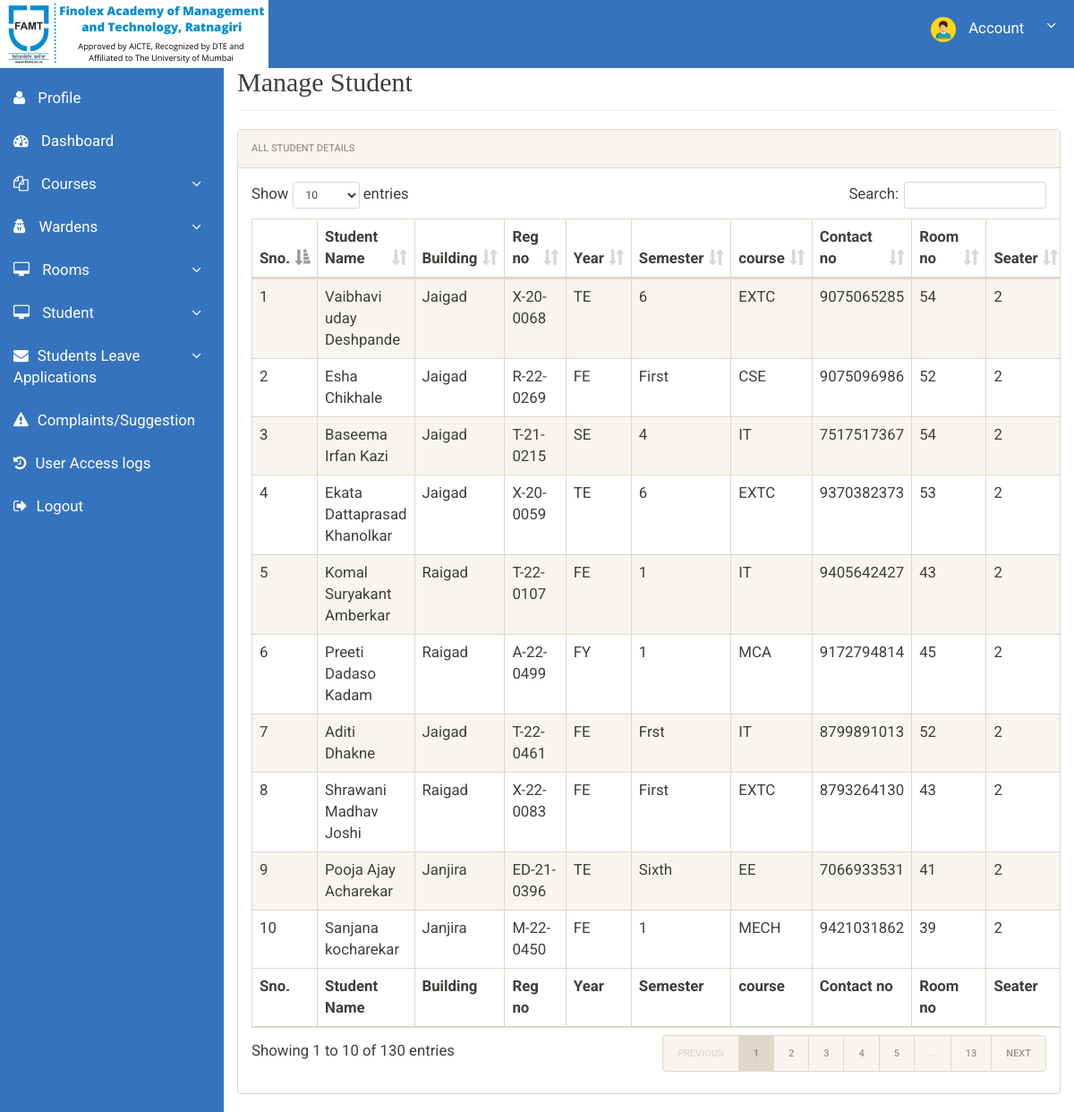
Page /admin/manage-students.php (signed in) on the committed database.
### tables this page shows
CREATE TABLE `registration` (
  `id` int(11) NOT NULL,
  `roomno` int(11) NOT NULL,
  `Building` varchar(100) NOT NULL,
  `seater` int(11) NOT NULL,
  `feespm` int(11) NOT NULL,
  `fpm` varchar(100) NOT NULL,
  `frn` varchar(100) NOT NULL DEFAULT '',
  `foodstatus` int(11) NOT NULL,
  `stayfrom` date DEFAULT NULL,
  `duration` int(11) NOT NULL,
  `course` varchar(500) NOT NULL,
  `semester` varchar(100) NOT NULL,
  `branch` varchar(100) NOT NULL,
  `regno` varchar(100) NOT NULL,
  `firstName` varchar(500) NOT NULL,
  `middleName` varchar(500) NOT NULL DEFAULT ' ',
  `lastName` varchar(500) NOT NULL,
  `gender` varchar(250) NOT NULL,
  `contactno` bigint(11) NOT NULL,
  `emailid` varchar(500) DEFAULT NULL,
  `password` varchar(100) NOT NULL,
  `egycontactno` bigint(11) NOT NULL,
  `guardianName` varchar(500) DEFAULT NULL,
  `guardianRelation` varchar(500) DEFAULT NULL,
  `guardianContactno` bigint(11) DEFAULT NULL,
  `corresAddress` varchar(500) DEFAULT NULL,
  `corresCIty` varchar(500) DEFAULT NULL,
  `corresState` varchar(500) DEFAULT NULL,
  `corresPincode` int(11) DEFAULT NULL,
  `pmntAddress` varchar(500) DEFAULT NULL,
  `pmntCity` varchar(500) DEFAULT NULL,
  `pmnatetState` varchar(500) DEFAULT NULL,
  `pmntPincode` int(11) DEFAULT NULL,
  `postingDate` timestamp NOT NULL DEFAULT current_timestamp(),
  `updationDate` varchar(500) DEFAULT NULL,
  `leaveapplication` varchar(255) DEFAULT NULL,
  `leaveapplicationstatus` varchar(255) DEFAULT '',
  `complaint` varchar(255) NOT NULL DEFAULT ' '
);

### admin/manage-students.php (the view, shortened to what this page needs)
<?php
include('includes/config.php');
?>
<!doctype html>
<html lang="en" class="no-js">
<head>
	<link rel="stylesheet" href="css/font-awesome.min.css">
	<link rel="stylesheet" href="css/bootstrap.min.css">
	<link rel="stylesheet" href="css/dataTables.bootstrap.min.css">
	<link rel="stylesheet" href="css/bootstrap-social.css">
	<link rel="stylesheet" href="css/bootstrap-select.css">
	<link rel="stylesheet" href="css/fileinput.min.css">
	<link rel="stylesheet" href="css/awesome-bootstrap-checkbox.css">
	<link rel="stylesheet" href="css/style.css">
</head>
<body>
	<?php include('includes/header.php'); ?>
	<div class="ts-main-content">
		<?php include('includes/sidebar.php'); ?>
		<div class="content-wrapper">
			<div class="container-fluid">
				<div class="row">
					<div class="col-md-12">
						<h2 class="page-title">Manage Student</h2>
						<div class="panel panel-default">
							<div class="panel-heading">All Student Details</div>
							<div class="panel-body" style="overflow:auto">
								<table id="zctb" class="display table table-striped table-bordered table-hover" cellspacing="0" width="100%">
									<thead>
										<tr>
											<th>Sno.</th>
											<th>Student Name</th>
											<th>Building</th>
											<th>Reg no</th>
											<th>Year</th>
											<th>Semester</th>
											<th>course</th>
											<th>Contact no </th>
											<th>Room no </th>
											<th>Seater </th>
										</tr>
									</thead>
									<tfoot>
										<tr>
											<th>Sno.</th>
											<th>Student Name</th>
											<th>Building</th>
											<th>Reg no</th>
											<th>Year</th>
											<th>Semester</th>
											<th>course</th>
											<th>Contact no </th>
											<th>Room no </th>
											<th>Seater </th>
										</tr>
									</tfoot>
									<tbody>
										<?php
										$aid = $_SESSION['id'];
										$gender =$_SESSION['gender'];
										if($aid=="1")
										{
										$ret = "select * from registration";
										$stmt = $mysqli->prepare($ret);
										$stmt->execute();
										$res = $stmt->get_result();
										}
										else
										{
										$ret = "select * from registration where gender=?";
										$stmt = $mysqli->prepare($ret);
										$stmt->bind_param('s',$gender);
										$stmt->execute();
										$res = $stmt->get_result();
										}
										$cnt = 1;
										while ($row = $res->fetch_object()) {
										?>
											<tr>
												<td><?php echo $cnt;; ?></td>
												<td><?php echo $row->firstName; ?> <?php echo $row->middleName; ?> <?php echo $row->lastName; ?></td>
												<td><?php echo $row->Building; ?></td>
												<td><?php echo $row->regno; ?></td>
												<td><?php echo $row->branch; ?></td>
												<td><?php echo $row->semester; ?></td>
												<td><?php echo $row->course; ?></td>
												<td><?php echo $row->contactno; ?></td>
												<td><?php echo $row->roomno; ?></td>
												<td><?php echo $row->seater; ?></td>
											</tr>
										<?php
											$cnt = $cnt + 1;
										} ?>
									</tbody>
								</table>
							</div>
						</div>
					</div>
				</div>
			</div>
		</div>
	</div>
</body>
</html>

### admin/css/style.css (style rules this page uses)
html { font-size: 14px; }
@media only screen and (min-width: 480px) { html { font-size: 17px; } }
@media only screen and (min-width: 768px) { html { font-size: 14px; } }
body { font-size: 1.2em; }
.panel { overflow: hidden; }
.page-title { margin-top: 50px; font-family: serif; padding-bottom: 15px; margin-bottom: 20px; border-bottom: 1px solid #f0f0f0; }
.ts-main-content .content-wrapper { padding-top: 15px; margin-top: 10px; }
@media only screen and (min-width: 992px) { .ts-main-content .content-wrapper { margin-left: 250px; } }

### rows in the picture
registration: firstName "Vaibhavi", middleName "uday", lastName "Deshpande", Building "Jaigad", regno "X-20-0068", branch "TE", semester "6", course "EXTC", contactno "9075065285", roomno "54", seater "2"
registration: firstName "Esha", lastName "Chikhale", Building "Jaigad", regno "R-22-0269", branch "FE", semester "First", course "CSE", contactno "9075096986", roomno "52", seater "2"
registration: firstName "Baseema", middleName "Irfan", lastName "Kazi", Building "Jaigad", regno "T-21-0215", branch "SE", semester "4", course "IT", contactno "7517517367", roomno "54", seater "2"
registration: firstName "Ekata", middleName "Dattaprasad", lastName "Khanolkar", Building "Jaigad", regno "X-20-0059", branch "TE", semester "6", course "EXTC", contactno "9370382373", roomno "53", seater "2"
registration: firstName "Komal", middleName "Suryakant", lastName "Amberkar", Building "Raigad", regno "T-22-0107", branch "FE", semester "1", course "IT", contactno "9405642427", roomno "43", seater "2"
registration: firstName "Preeti", middleName "Dadaso", lastName "Kadam", Building "Raigad", regno "A-22-0499", branch "FY", semester "1", course "MCA", contactno "9172794814", roomno "45", seater "2"
registration: firstName "Aditi", lastName "Dhakne", Building "Jaigad", regno "T-22-0461", branch "FE", semester "Frst", course "IT", contactno "8799891013", roomno "52", seater "2"
registration: firstName "Shrawani", middleName "Madhav", lastName "Joshi", Building "Raigad", regno "X-22-0083", branch "FE", semester "First", course "EXTC", contactno "8793264130", roomno "43", seater "2"
registration: firstName "Pooja", middleName "Ajay", lastName "Acharekar", Building "Janjira", regno "ED-21-0396", branch "TE", semester "Sixth", course "EE", contactno "7066933531", roomno "41", seater "2"
registration: firstName "Sanjana", lastName "kocharekar", Building "Janjira", regno "M-22-0450", branch "FE", semester "1", course "MECH", contactno "9421031862", roomno "39", seater "2"
